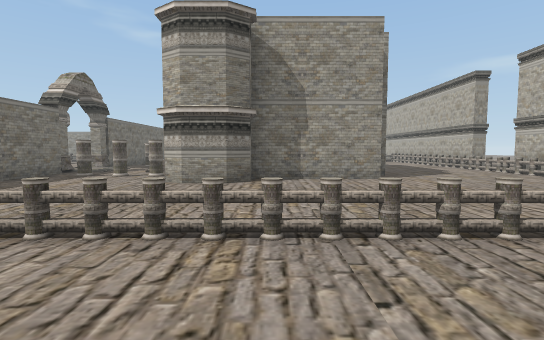
[1] (above)

19 first-person views from a walk through a Unity game level. The camera is 1.5 m above the floor, tilts 4° down and sees 85° across. The floor is counted in squares, 2 m on a side. Each view is taken from the middle of a square. On the plan, view 1 faces up. The plan holds only what a view shows up to about 10 squares ahead; the rest is blank. The place goes on beyond the plan. Some animated figures are left out.

[2]
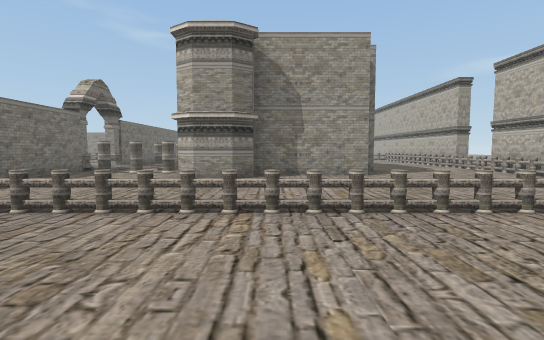

[3]
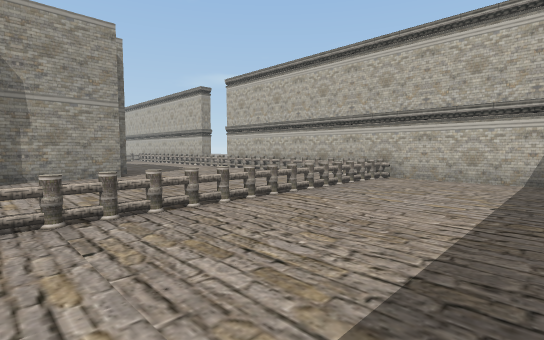

[4]
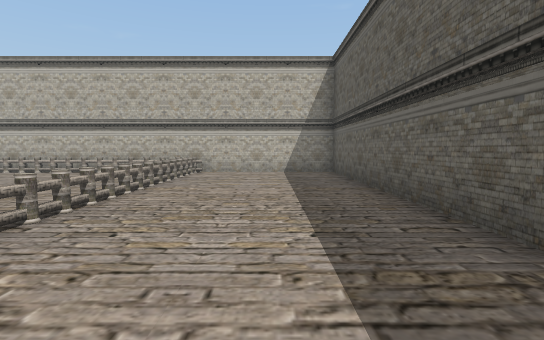

[5]
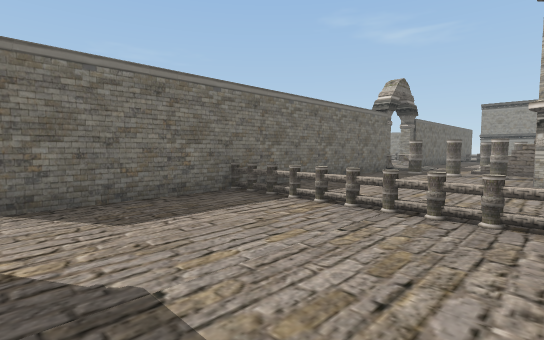

[6]
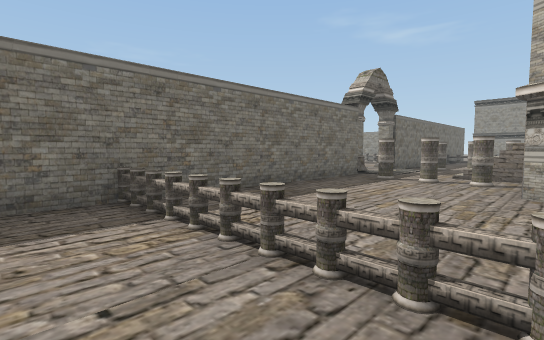

[7]
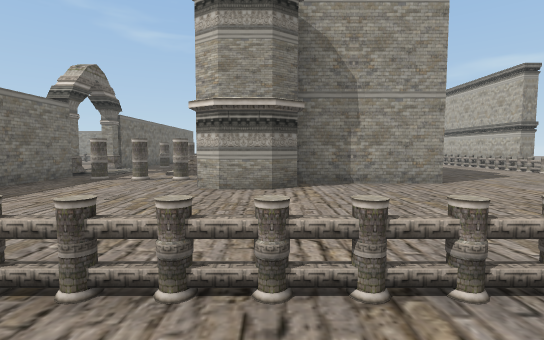

[8]
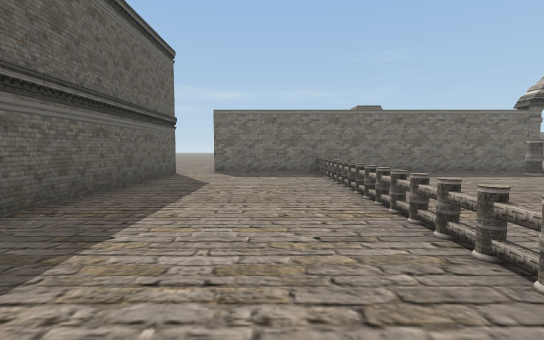

[9]
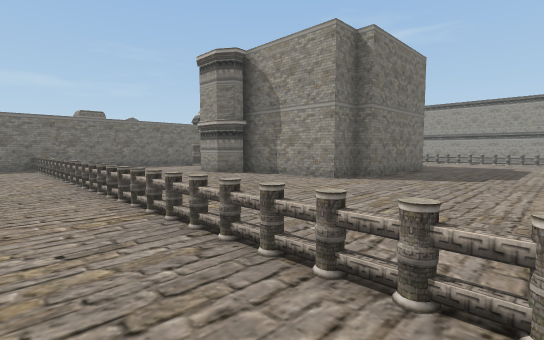

[10]
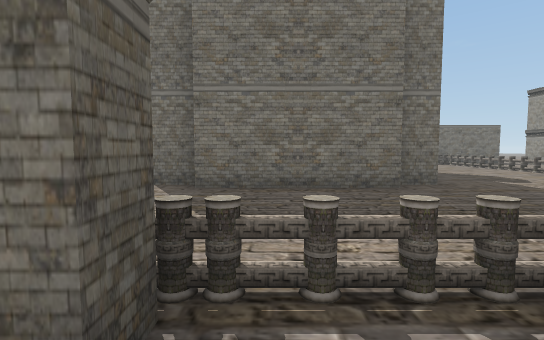

[11]
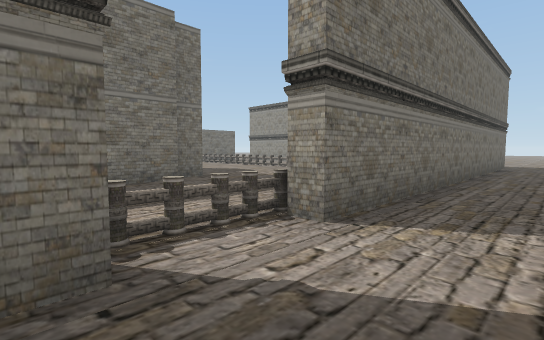

[12]
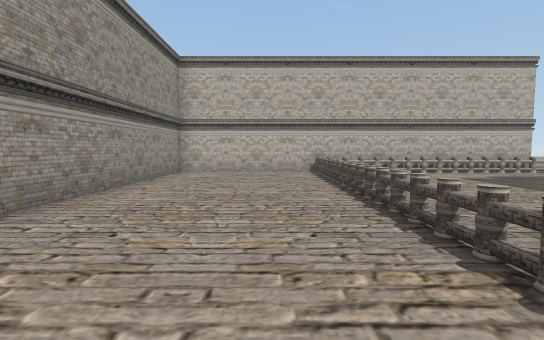

[13]
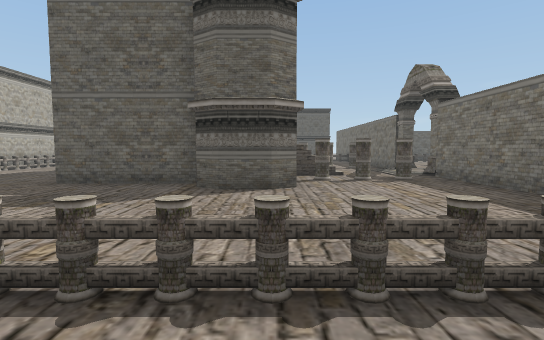

[14]
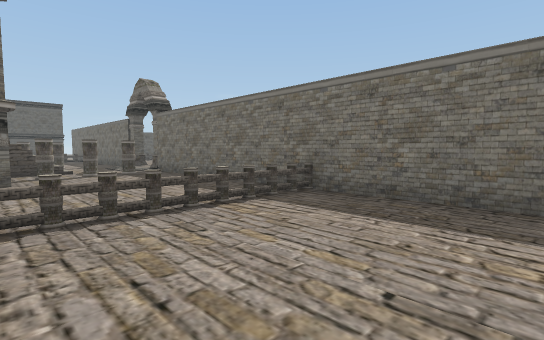

[15]
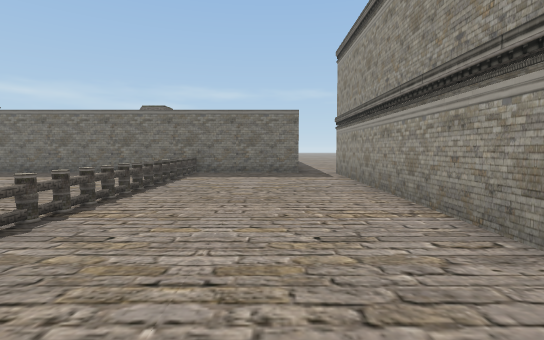

[16]
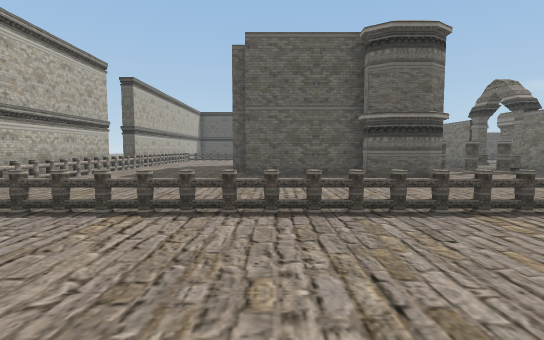

[17]
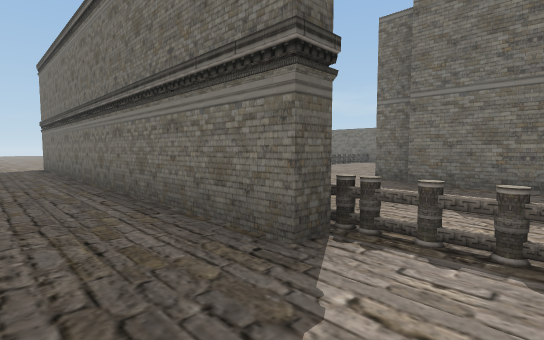

[18]
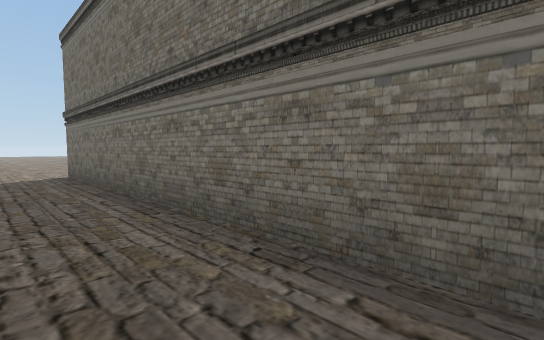

[19]
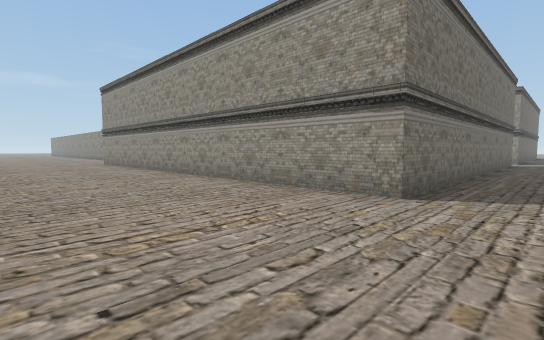

### Floor plan
Points are (right, up) in squares from view 1. A wall is a line through its corners. A room is listed if a view was taken in it or the views show most of it. See-through windows are left out.
Room 1 (views 1, 2, 3, 4, 5, 6, 7, 8, 9, 10, 11, 12, 13, 14, 15, 16, 17, 18)
walls: (3.2, 12.5) (3.2, 8.5) (2.8, 8.5) (2.8, 7.5) (-0.8, 7.5); (-0.5, 7.3) (-0.5, 6.8) (-1, 6.5) (-2, 6.5) (-2.5, 6.9); (-0.5, 13.5) (2.8, 13.5) (2.8, 12.5); (-2.5, 14.1) (-2, 14.5) (-1, 14.5) (-0.5, 14.1); (7.8, 13.5) (7.8, 14.6); (8.2, 14.5) (8.2, 13.4); (-6.5, 9.8) (-6.5, -0.9); (7.8, 16.5) (7.8, 23) (-6.2, 23); (8.2, 3.6) (8.2, -2.5); (8.2, 18.6) (8.2, 16.4); (-6.2, -2) (7.8, -2) (7.8, 3.5); (-6.5, 21.9) (-6.5, 11.4)
low walls: (-3.5, 9.5) (-4.1, 9.5)
ways out: opening at (-7, -1) to room 2; opening at (9.5, -2.5) to room 2; opening at (-6, 22); opening at (9.5, 17.5)
objects: other object (-6, 3); other object (-6, 18) to (-6, 19); other object (-5, 3); other object (-5, 8) to (-3, 8); other object (-5, 13) to (-3, 13); other object (-5, 18) to (-5, 19); other object (-4, 3) to (-3, 3); other object (-4, 18) to (-3, 19); other object (-2, 3); other object (-2, 18) to (-2, 19); other object (-1, 3) to (0, 3); other object (-1, 18) to (0, 19); other object (1, 3); other object (1, 18) to (1, 19); other object (2, 3) to (3, 3); other object (2, 18) to (3, 19); other object (4, 3); other object (4, 18) to (4, 19); other object (5, 3) to (6, 3); other object (5, 18) to (6, 19); other object (7, 3); other object (7, 4) to (8, 5); other object (7, 6) to (8, 6); other object (7, 7) to (8, 8); other object (7, 9) to (8, 9); other object (7, 10) to (8, 11); other object (7, 12) to (8, 12); other object (7, 13) to (8, 14); other object (7, 15) to (8, 15); other object (7, 16) to (8, 17); other object (7, 18) to (7, 19); other object (8, 18)
Room 2 (view 19)
walls: (8.2, -2.5) (0.2, -2.5)
ways out: opening at (-7, -1) to room 1; opening at (9.5, -2.5) to room 1

Where each view was taken, in squares from view 1:
view 1: 0 up, 0 right, facing up
view 2: 1 down, 0 right, facing up
view 3: 1 down, 0 right, facing up-right
view 4: 0 up, 2 left, facing right
view 5: 1 down, 2 left, facing up-left
view 6: 1 up, 2 left, facing up-left
view 7: 1 up, 1 left, facing up
view 8: 1 up, 3 right, facing left
view 9: 1 up, 7 right, facing up-left
view 10: 10 up, 9 right, facing left
view 11: 9 up, 10 right, facing up-left
view 12: 20 up, 2 left, facing right
view 13: 20 up, 2 left, facing down
view 14: 22 up, 2 left, facing down-left
view 15: 21 up, 3 right, facing left
view 16: 22 up, 2 right, facing down
view 17: 11 up, 10 right, facing down-left
view 18: 7 up, 10 right, facing down-left
view 19: 7 down, 10 right, facing up-left
